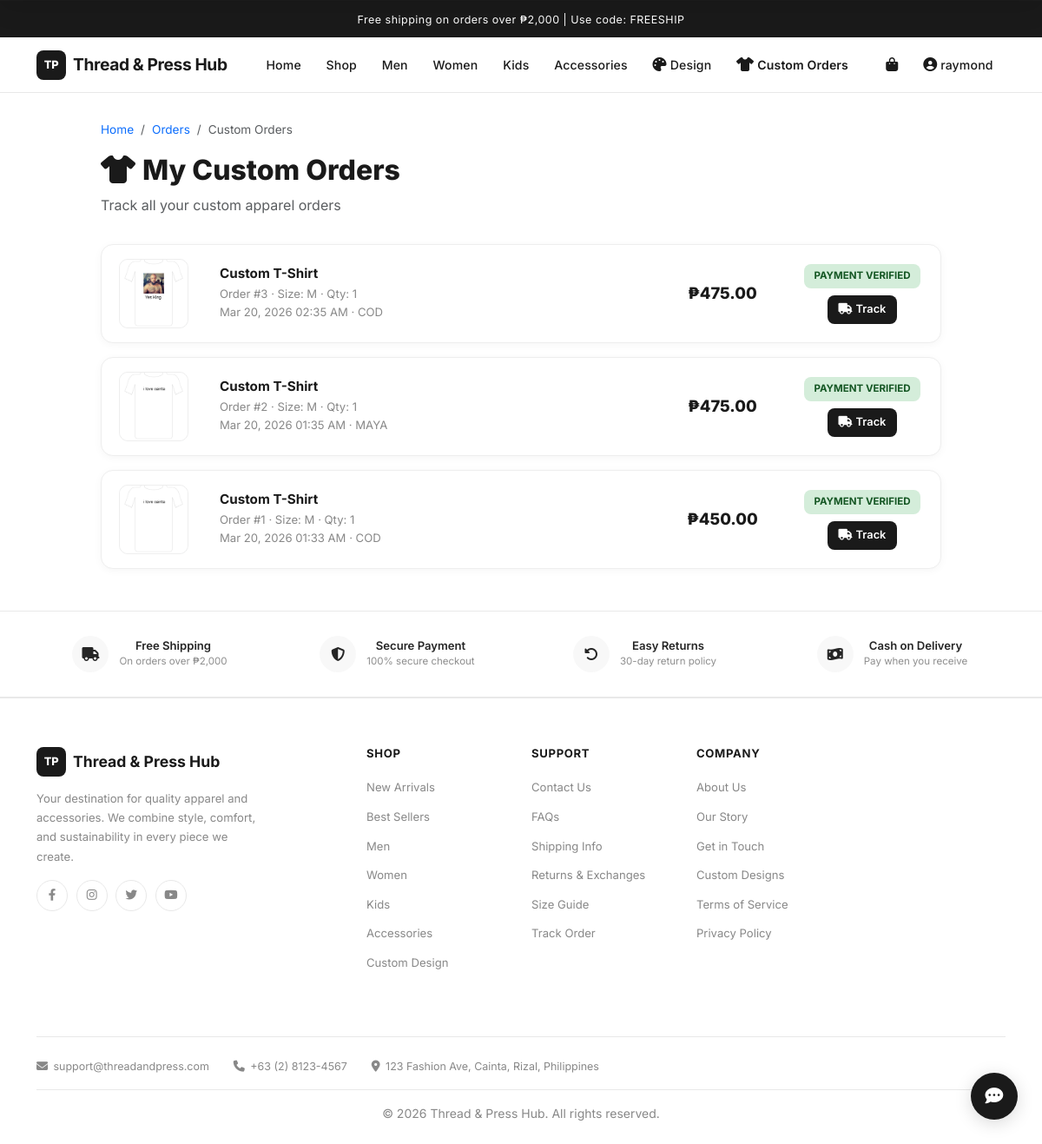
The app's page /my-custom-orders.php (signed in) with its own data.
### tables this page shows
CREATE TABLE `custom_order_payments` (
  `id` int(11) NOT NULL,
  `custom_order_id` int(11) NOT NULL,
  `payment_method` enum('gcash','maya','cod') NOT NULL,
  `payment_proof` varchar(500) DEFAULT NULL,
  `reference_number` varchar(100) DEFAULT NULL,
  `amount` decimal(10,2) NOT NULL DEFAULT 0.00,
  `payment_status` enum('pending','verified','rejected') DEFAULT 'pending',
  `admin_notes` text DEFAULT NULL,
  `created_at` timestamp NOT NULL DEFAULT current_timestamp(),
  `updated_at` timestamp NOT NULL DEFAULT current_timestamp() ON UPDATE current_timestamp()
);

CREATE TABLE `custom_orders` (
  `id` int(11) NOT NULL,
  `user_id` int(11) NOT NULL,
  `design_id` int(11) NOT NULL,
  `design_image` varchar(500) NOT NULL,
  `product_type` varchar(50) NOT NULL DEFAULT 'tshirt',
  `apparel_color` varchar(20) DEFAULT '#FFFFFF',
  `size` varchar(10) NOT NULL DEFAULT 'M',
  `quantity` int(11) NOT NULL DEFAULT 1,
  `base_price` decimal(10,2) NOT NULL DEFAULT 0.00,
  `print_cost` decimal(10,2) NOT NULL DEFAULT 0.00,
  `color_cost` decimal(10,2) NOT NULL DEFAULT 0.00,
  `subtotal` decimal(10,2) NOT NULL DEFAULT 0.00,
  `discount_type` varchar(20) DEFAULT 'regular',
  `discount_amount` decimal(10,2) DEFAULT 0.00,
  `total_price` decimal(10,2) NOT NULL DEFAULT 0.00,
  `status` enum('pending_payment','payment_uploaded','payment_verified','processing','printing','ready_pickup','delivered','cancelled') DEFAULT 'pending_payment',
  `notes` text DEFAULT NULL,
  `admin_notes` text DEFAULT NULL,
  `created_at` timestamp NOT NULL DEFAULT current_timestamp(),
  `updated_at` timestamp NOT NULL DEFAULT current_timestamp() ON UPDATE current_timestamp()
);

### my-custom-orders.php (the view, shortened to what this page needs)
<?php
require 'includes/config.php';
$stmt = $conn->prepare("
    SELECT co.*, cop.payment_method, cop.payment_status
    FROM custom_orders co
    LEFT JOIN custom_order_payments cop ON co.id = cop.custom_order_id
    WHERE co.user_id = ?
    ORDER BY co.created_at DESC
");
$stmt->bind_param("i", $_SESSION['user_id']);
$stmt->execute();
$orders = $stmt->get_result();
$typeNames = ['tshirt' => 'T-Shirt', 'hoodie' => 'Hoodie', 'polo' => 'Polo'];
$statusLabels = [
    'pending_payment'  => ['label' => 'Pending Payment',  'class' => 'warning'],
    'payment_uploaded' => ['label' => 'Payment Uploaded', 'class' => 'info'],
    'payment_verified' => ['label' => 'Payment Verified', 'class' => 'success'],
    'processing'       => ['label' => 'Processing',       'class' => 'primary'],
    'printing'         => ['label' => 'Printing',         'class' => 'primary'],
    'ready_pickup'     => ['label' => 'Ready for Pickup', 'class' => 'success'],
    'delivered'        => ['label' => 'Delivered',         'class' => 'success'],
    'cancelled'        => ['label' => 'Cancelled',         'class' => 'danger'],
];
?>
<?php include 'includes/header/header.php'; ?>
<div class="custom-orders-container">
    <div class="custom-orders-header">
        <nav aria-label="breadcrumb">
            <ol class="breadcrumb" style="font-size:0.85rem;">
                <li class="breadcrumb-item"><a href="index.php" class="text-decoration-none">Home</a></li>
                <li class="breadcrumb-item"><a href="orders.php" class="text-decoration-none">Orders</a></li>
                <li class="breadcrumb-item active">Custom Orders</li>
            </ol>
        </nav>
        <h1><i class="fas fa-shirt me-2"></i>My Custom Orders</h1>
        <p class="text-muted">Track all your custom apparel orders</p>
    </div>
    <?php if ($orders && $orders->num_rows > 0): ?>
        <?php while ($o = $orders->fetch_assoc()):
            $statusInfo = $statusLabels[$o['status']] ?? ['label' => $o['status'], 'class' => 'secondary'];
        ?>
            <div class="custom-order-card">
                <div class="custom-order-row">
                    <div>
                        <img src="<?php echo htmlspecialchars($o['design_image']); ?>" class="custom-order-img" alt="Design" onerror="this.src='https://placehold.co/80x80/f0f0f0/999?text=Design'">
                    </div>
                    <div class="custom-order-info">
                        <h6>Custom <?php echo htmlspecialchars($typeNames[$o['product_type']] ?? 'Apparel'); ?></h6>
                        <p>Order #<?php echo (int)$o['id']; ?> · Size: <?php echo htmlspecialchars($o['size']); ?> · Qty: <?php echo (int)$o['quantity']; ?></p>
                        <p><?php echo date('M d, Y h:i A', strtotime($o['created_at'])); ?>
                            <?php if ($o['payment_method']): ?>
                                · <?php echo strtoupper(htmlspecialchars($o['payment_method'])); ?>
                            <?php endif; ?>
                        </p>
                    </div>
                    <div class="custom-order-price">
                        ₱<?php echo number_format($o['total_price'], 2); ?>
                    </div>
                    <div class="custom-order-actions">
                        <span class="status-badge <?php echo $statusInfo['class']; ?>"><?php echo $statusInfo['label']; ?></span>
                        <br>
                        <?php if ($o['status'] === 'pending_payment'): ?>
                            <a href="custom-payment.php?order_id=<?php echo (int)$o['id']; ?>" class="btn-track-sm" style="background:#e67e22;">
                                <i class="fas fa-credit-card me-1"></i>Pay Now
                            </a>
                        <?php else: ?>
                            <a href="custom-order-tracking.php?order_id=<?php echo (int)$o['id']; ?>" class="btn-track-sm">
                                <i class="fas fa-truck me-1"></i>Track
                            </a>
                        <?php endif; ?>
                    </div>
                </div>
            </div>
        <?php endwhile; ?>
    <?php endif; ?>
</div>
<?php include 'includes/footer/footer.php'; ?>

### css/style.css (style rules this page uses)
* { margin: 0; padding: 0; box-sizing: border-box; }
html, body { margin: 0 !important; padding: 0 !important; }
:root { --primary: #1a1a1a; --primary-light: #333333; --secondary: #666666; --accent: #c8a96e; --accent-hover: #b89555; --text-dark: #1a1a1a; --text-medium: #555555; --text-light: #888888; --bg-white: #ffffff; --bg-light: #f8f8f8; --bg-gray: #f2f2f2; --border-light: #e8e8e8; --border-medium: #d0d0d0; --success: #22c55e; --danger: #ef4444; --warning: #f59e0b; --info: #3b82f6; --shadow-sm: 0 1px 3px rgba(0,0,0,0.06); --shadow-md: 0 4px 12px rgba(0,0,0,0.08); --shadow-lg: 0 8px 30px rgba(0,0,0,0.12); --radius-sm: 8px; --radius-md: 12px; --radius-lg: 16px; --radius-xl: 24px; --transition: all 0.25s ease; --coffee-dark: #1a1a1a; --coffee-brown: #333333; --coffee-light: #666666; --coffee-cream: #f2f2f2; --accent-green: #1a1a1a; }
body { font-family: 'Inter', -apple-system, BlinkMacSystemFont, 'Segoe UI', Roboto, sans-serif; color: var(--text-dark); background-color: var(--bg-white); line-height: 1.6; -webkit-font-smoothing: antialiased; -moz-osx-font-smoothing: grayscale; padding-top: 0 !important; }

### my-custom-orders.php (style rules this page uses)
.custom-orders-container { max-width: 1000px; margin: 0 auto; padding: 2rem 1rem; }
.custom-orders-header { margin-bottom: 2rem; }
.custom-orders-header h1 { font-size: 2rem; font-weight: 800; }
.custom-order-card { background: #fff; border-radius: 14px; border: 1px solid #eee; box-shadow: 0 2px 10px rgba(0,0,0,0.04); margin-bottom: 1rem; transition: all 0.2s; overflow: hidden; }
.custom-order-row { display: grid; grid-template-columns: 100px 1fr 150px 140px; gap: 1rem; align-items: center; padding: 1rem 1.25rem; }
.custom-order-img { width: 80px; height: 80px; border-radius: 10px; object-fit: cover; border: 1px solid #eee; background: #f8f9fa; }
.custom-order-info h6 { font-weight: 700; margin-bottom: 0.2rem; font-size: 0.95rem; }
.custom-order-info p { color: #888; font-size: 0.82rem; margin: 0; }
.custom-order-price { font-size: 1.15rem; font-weight: 800; color: var(--accent-green, #2d6a4f); text-align: center; }
.custom-order-actions { text-align: center; }
.custom-order-actions .status-badge { display: inline-block; padding: 0.3rem 0.7rem; border-radius: 8px; font-size: 0.72rem; font-weight: 700; text-transform: uppercase; margin-bottom: 0.5rem; }
.status-badge.success { background: #d4edda; color: #155724; }
.btn-track-sm { display: inline-block; padding: 0.4rem 0.8rem; background: var(--accent-green, #2d6a4f); color: #fff; border-radius: 8px; text-decoration: none; font-size: 0.8rem; font-weight: 600; transition: all 0.2s; }

### records on screen
custom_order_payments: custom_order.design_image (picture), custom_order.product_type "T-Shirt", custom_order "3", custom_order.size "M", custom_order.quantity "1", custom_order.created_at "Mar 20, 2026 02:35 AM", payment_method "COD", custom_order.total_price "475.00", custom_order.status "PAYMENT VERIFIED"
custom_order_payments: custom_order.design_image (picture), custom_order.product_type "T-Shirt", custom_order "2", custom_order.size "M", custom_order.quantity "1", custom_order.created_at "Mar 20, 2026 01:35 AM", payment_method "MAYA", custom_order.total_price "475.00", custom_order.status "PAYMENT VERIFIED"
custom_order_payments: custom_order.design_image (picture), custom_order.product_type "T-Shirt", custom_order "1", custom_order.size "M", custom_order.quantity "1", custom_order.created_at "Mar 20, 2026 01:33 AM", payment_method "COD", custom_order.total_price "450.00", custom_order.status "PAYMENT VERIFIED"

### other values on screen
$_SESSION['user_name'] "raymond"
